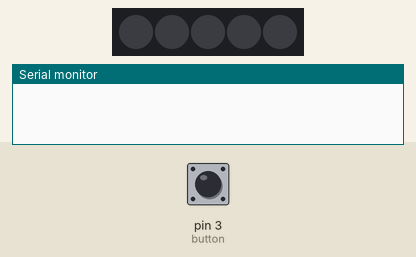
A sketch run on a simulated Arduino Uno, built with avr-gcc and run on an emulated ATmega328P. Shown: 5 RGB LEDs in strip order, left to right, the last lines printed to the serial monitor. Inputs (shaded band) come from the test bench; at power-on: pin 3 (button) HIGH. Dim RGB values are drawn brighter than linear; colours are those a GRB WS2812 strip shows for the declared byte order.

Above: at 1.4 s.
1.5 s: pin 3 (button) pulled LOW for 0.15 s
At 2.7 s:
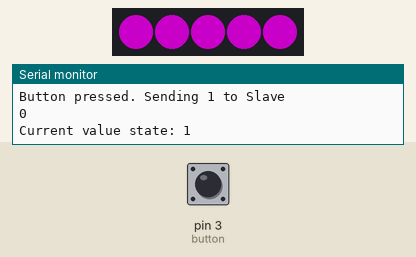
3.1 s: pin 3 (button) pulled LOW for 1 s
At 3.26 s:
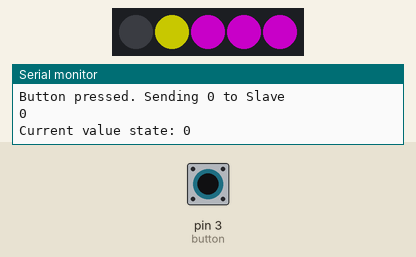
5.6 s: pin 3 (button) pulled LOW for 3.2 s
At 7.0 s:
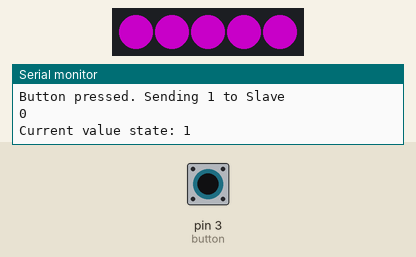
Timing chart, 0 to 8.6 s (numbered marks = the images above; inputs shaded):
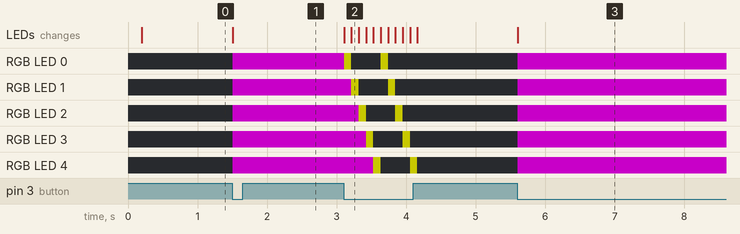

The sketch:

master_code.ino
```cpp
// CODE FOR MASTER

// code adapted from
//

// allows making other pins - except the 0 and 1 on the serial monitor that are
#include <SoftwareSerial.h>
#include <FastLED.h>

// Define software serial pins
SoftwareSerial BTSerial(10, 11); // (RX, TX)

#define LED_PIN 2     // led pin
#define button 3
#define NUM_LEDS 5    // we have 5 leds
int value = 0; //current value of the toggle state
int lastButtonState = HIGH;  // Start with unpressed - Basically old state
CRGB leds[NUM_LEDS];


void collarAnimation() {
  // Cycle through the LEDs to create a happiness animation
  for (int cycle = 0; cycle < 2; cycle++) {  // Repeat the animation twice
    for (int i = 0; i < NUM_LEDS; i++) {     // Turn on LEDs one by one
      leds[i] = CRGB(100, 100, 0);           // Purple color [GRB]
      FastLED.show();
      // leds[i] = CRGB::Green;  // Set color to green - happiness :)
      FastLED.show();
      delay(100);             // Slight delay to make the animation visible
      leds[i] = CRGB::Black;  // Turn off LED after animation completes
      FastLED.show();
    }
  }
}

void setup() {
  // put your setup code here, to run once:
  Serial.begin(9600);
  BTSerial.begin(9600);  // For Bluetooth communication
  pinMode(button, INPUT_PULLUP); //mainly to ensure debounce and not log 2 button presses
  delay(200);

  FastLED.addLeds<WS2812, LED_PIN, RGB>(leds, NUM_LEDS); // led strip initialising
  FastLED.setMaxPowerInVoltsAndMilliamps(5, 500);
  FastLED.clear();
  FastLED.show();
}

void loop() {
  // Read current state of button
  int currentButtonState = digitalRead(button);
  // Serial.println(currentButtonState);

  // Detect falling edge: button just got pressed
  if (lastButtonState == HIGH && currentButtonState == LOW) { //check if it was just turned on
    // Toggle value
    value = !value; //just to make sure it doesnt send the same value again

    // Send data via Bluetooth
    BTSerial.write(value ? '1' : '0'); //sends 0 or 1 as per state
    Serial.print("Button pressed. Sending ");
    Serial.println(value ? "1 to Slave" : "0 to Slave");
    Serial.println(currentButtonState);

    // Debugging logs
    Serial.print("Current value state: ");
    Serial.println(value);

    // if the value 1 is sent, then turn on the rgb led strip,
    // otherwise start the collarAnimation
    if (value==1){
      for (int i = 0; i < NUM_LEDS; i++) {
        leds[i] = CRGB(0, 100, 100);  // Purple color [GRB]
      }
      FastLED.show();
    }
    else
    {
      collarAnimation();
    }

    delay(300); // debounce
  }

  // Update previous state for next loop iteration
  lastButtonState = currentButtonState;

  delay(10); // small delay for loop stability
}


// TESTNG
// Whether correct data is sent - print statements of - Sending 0/1 to Slave
// button state logic test - if(val == 0 && value == 0)
// button pressed for a long time - doesnt keep switching states
```

Measured:
- after the input at 1.5 s, RGB LED 0–4: off → RGB(100, 0, 100) at once; the LEDs: change at once (image 1)
- after the input at 3.1 s, RGB LED 0: alternates RGB(100, 100, 0) for 0.10 s and off for 0.42 s, 4 changes in all, then stays off, starting at once; RGB LED 1: alternates RGB(100, 100, 0) for 0.11 s and off for 0.42 s, 4 changes in all, then stays off, starting after 0.11 s
- after the input at 5.6 s, RGB LED 0–4: off → RGB(100, 0, 100) at once; the LEDs: change at once (image 3)
